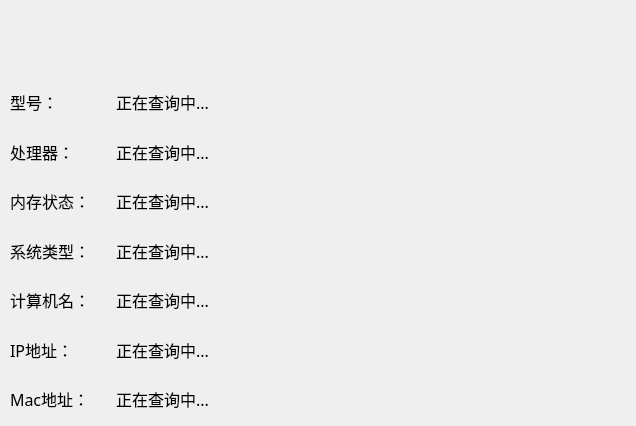
<?xml version="1.0" encoding="UTF-8"?>
<ui version="4.0">
 <class>ClientAtribute</class>
 <widget class="QWidget" name="ClientAtribute">
  <property name="geometry">
   <rect>
    <x>0</x>
    <y>0</y>
    <width>636</width>
    <height>426</height>
   </rect>
  </property>
  <property name="windowTitle">
   <string>Form</string>
  </property>
  <widget class="QWidget" name="layoutWidget">
   <property name="geometry">
    <rect>
     <x>10</x>
     <y>80</y>
     <width>771</width>
     <height>341</height>
    </rect>
   </property>
   <layout class="QGridLayout" name="gridLayout">
    <item row="0" column="0">
     <widget class="QLabel" name="label">
      <property name="maximumSize">
       <size>
        <width>100</width>
        <height>16777215</height>
       </size>
      </property>
      <property name="font">
       <font>
        <family>幼圆</family>
        <pointsize>12</pointsize>
       </font>
      </property>
      <property name="text">
       <string>型号：</string>
      </property>
     </widget>
    </item>
    <item row="0" column="1">
     <widget class="QLabel" name="label_8">
      <property name="font">
       <font>
        <family>黑体</family>
        <pointsize>12</pointsize>
       </font>
      </property>
      <property name="text">
       <string>正在查询中...</string>
      </property>
     </widget>
    </item>
    <item row="1" column="0">
     <widget class="QLabel" name="label_2">
      <property name="font">
       <font>
        <family>幼圆</family>
        <pointsize>12</pointsize>
       </font>
      </property>
      <property name="text">
       <string>处理器：</string>
      </property>
     </widget>
    </item>
    <item row="1" column="1">
     <widget class="QLabel" name="label_9">
      <property name="font">
       <font>
        <family>黑体</family>
        <pointsize>12</pointsize>
       </font>
      </property>
      <property name="text">
       <string>正在查询中...</string>
      </property>
     </widget>
    </item>
    <item row="2" column="0">
     <widget class="QLabel" name="label_3">
      <property name="font">
       <font>
        <family>幼圆</family>
        <pointsize>12</pointsize>
       </font>
      </property>
      <property name="text">
       <string>内存状态：</string>
      </property>
     </widget>
    </item>
    <item row="2" column="1">
     <widget class="QLabel" name="label_10">
      <property name="font">
       <font>
        <family>黑体</family>
        <pointsize>12</pointsize>
       </font>
      </property>
      <property name="text">
       <string>正在查询中...</string>
      </property>
     </widget>
    </item>
    <item row="3" column="0">
     <widget class="QLabel" name="label_4">
      <property name="font">
       <font>
        <family>幼圆</family>
        <pointsize>12</pointsize>
       </font>
      </property>
      <property name="text">
       <string>系统类型：</string>
      </property>
     </widget>
    </item>
    <item row="3" column="1">
     <widget class="QLabel" name="label_11">
      <property name="font">
       <font>
        <family>黑体</family>
        <pointsize>12</pointsize>
       </font>
      </property>
      <property name="text">
       <string>正在查询中...</string>
      </property>
     </widget>
    </item>
    <item row="4" column="0">
     <widget class="QLabel" name="label_5">
      <property name="font">
       <font>
        <family>幼圆</family>
        <pointsize>12</pointsize>
       </font>
      </property>
      <property name="text">
       <string>计算机名：</string>
      </property>
     </widget>
    </item>
    <item row="4" column="1">
     <widget class="QLabel" name="label_12">
      <property name="font">
       <font>
        <family>黑体</family>
        <pointsize>12</pointsize>
       </font>
      </property>
      <property name="text">
       <string>正在查询中...</string>
      </property>
     </widget>
    </item>
    <item row="5" column="0">
     <widget class="QLabel" name="label_6">
      <property name="font">
       <font>
        <family>幼圆</family>
        <pointsize>12</pointsize>
       </font>
      </property>
      <property name="text">
       <string>IP地址：</string>
      </property>
     </widget>
    </item>
    <item row="5" column="1">
     <widget class="QLabel" name="label_13">
      <property name="font">
       <font>
        <family>黑体</family>
        <pointsize>12</pointsize>
       </font>
      </property>
      <property name="text">
       <string>正在查询中...</string>
      </property>
     </widget>
    </item>
    <item row="6" column="0">
     <widget class="QLabel" name="label_7">
      <property name="font">
       <font>
        <family>幼圆</family>
        <pointsize>12</pointsize>
       </font>
      </property>
      <property name="text">
       <string>Mac地址：</string>
      </property>
     </widget>
    </item>
    <item row="6" column="1">
     <widget class="QLabel" name="label_14">
      <property name="font">
       <font>
        <family>黑体</family>
        <pointsize>12</pointsize>
       </font>
      </property>
      <property name="text">
       <string>正在查询中...</string>
      </property>
     </widget>
    </item>
   </layout>
  </widget>
 </widget>
 <resources/>
 <connections/>
</ui>
